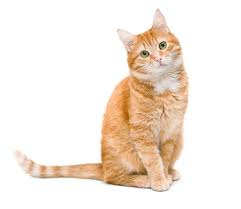
#> input picture photos/cat2.jpg, 241 x 209 px
$ jupyter execute image-transformations.ipynb
#> lines starting #> are read from the running program, lines starting #| are printed output that depends on the picture
[cell 1]
import cv2 as cv
import numpy as np

[cell 2]
img = cv.imread('photos/cat2.jpg')
#> img is the input picture: shape (209, 241, 3); mean B, G, R 224.5, 234.4, 245.3

cv.imshow('Normal-img' , img)

def translate(img , x , y):
#> called with x = 50, y = 80
    transMat = np.float32([[1,0,x] , [0,1,y]])
    dimensions = (img.shape[1] , img.shape[0])
#> dimensions = (241, 209)
    return cv.warpAffine(img , transMat , dimensions)
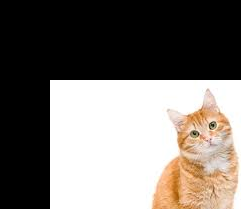
#> returned value: shape (209, 241, 3); mean of channels 0, 1, 2 108.8, 114, 119.8; drawn as B, G, R


translated = translate(img , 50 , 80)
cv.imshow('Translated' , translated)


def rotate(img , angle , rotPoint=None):
#> called with angle = 45
    (height,width) = img.shape[:2]
#> height = 209; width = 241

    if rotPoint is None:
        rotPoint = (width//2 , height//2)
#> rotPoint = (120, 104)

    rotMat = cv.getRotationMatrix2D(rotPoint, angle , 1.0)
    dimensions = (width , height)
#> dimensions = (241, 209)

    return cv.warpAffine(img , rotMat,dimensions)
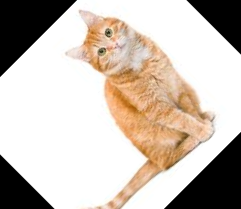
#> returned value: shape (209, 241, 3); mean of channels 0, 1, 2 179.7, 189.5, 200.2; drawn as B, G, R

rotated  = rotate(img , 45)
cv.imshow('ROTAED' , rotated)

rotated_rotated = rotate(rotated , -45)
#> call 2 of rotate, with angle = -45
#> in rotate (call 2), `return cv.warpAffine(img , rotMat,dimensions)`:
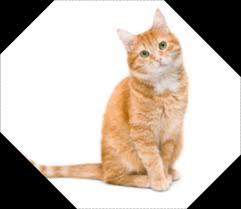
#> returned value: shape (209, 241, 3); mean of channels 0, 1, 2 179.4, 189.2, 199.9; drawn as B, G, R
cv.imshow('ANOTHER ROTATED ' , rotated_rotated)

Fliping = cv.flip(img , -1)
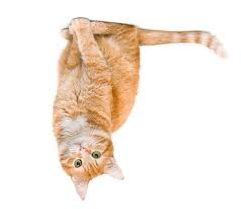
#> Fliping: shape (209, 241, 3); mean B, G, R 224.5, 234.4, 245.3
cv.imshow('Flipped' , Fliping)


cv.waitKey(0)

$ run again, with photos/cat3.jpg copied over photos/cat2.jpg
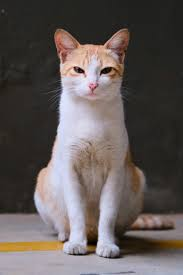
#> input picture photos/cat3.jpg, 183 x 275 px
#> img is the input picture: shape (275, 183, 3); mean B, G, R 87.2, 88.9, 96.6
#> in rotate, `return cv.warpAffine(img , rotMat,dimensions)`:
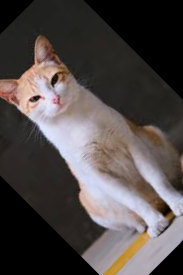
#> returned value: shape (275, 183, 3); mean of channels 0, 1, 2 71.8, 73, 79.6; drawn as B, G, R
#> `Fliping = cv.flip(img , -1)`:
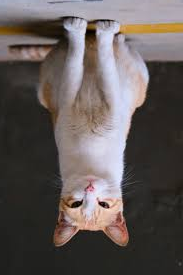
#> Fliping: shape (275, 183, 3); mean B, G, R 87.2, 88.9, 96.6

$ run again, with photos/cat4.jpg copied over photos/cat2.jpg
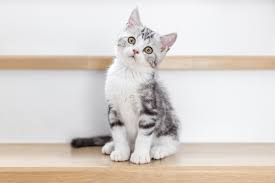
#> input picture photos/cat4.jpg, 275 x 183 px
#> img is the input picture: shape (183, 275, 3); mean B, G, R 207.3, 212.5, 219.2
#> in rotate, `return cv.warpAffine(img , rotMat,dimensions)`:
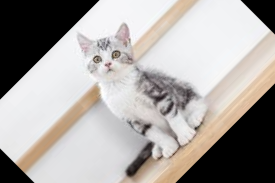
#> returned value: shape (183, 275, 3); mean of channels 0, 1, 2 161.5, 164.6, 169.1; drawn as B, G, R
#> `Fliping = cv.flip(img , -1)`:
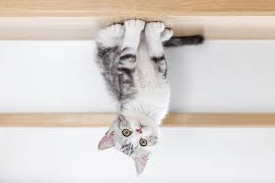
#> Fliping: shape (183, 275, 3); mean B, G, R 207.3, 212.5, 219.2

$ run again, with photos/cat5.jpg copied over photos/cat2.jpg
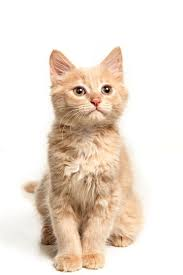
#> input picture photos/cat5.jpg, 183 x 275 px
#> img is the input picture: shape (275, 183, 3); mean B, G, R 213.7, 225.4, 237.8
#> in rotate, `return cv.warpAffine(img , rotMat,dimensions)`:
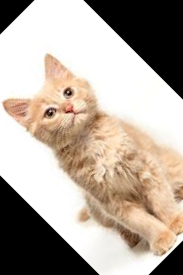
#> returned value: shape (275, 183, 3); mean of channels 0, 1, 2 158.3, 169.6, 181.6; drawn as B, G, R
#> `Fliping = cv.flip(img , -1)`:
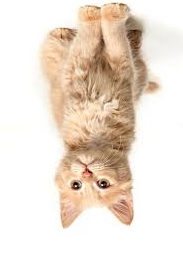
#> Fliping: shape (275, 183, 3); mean B, G, R 213.7, 225.4, 237.8
